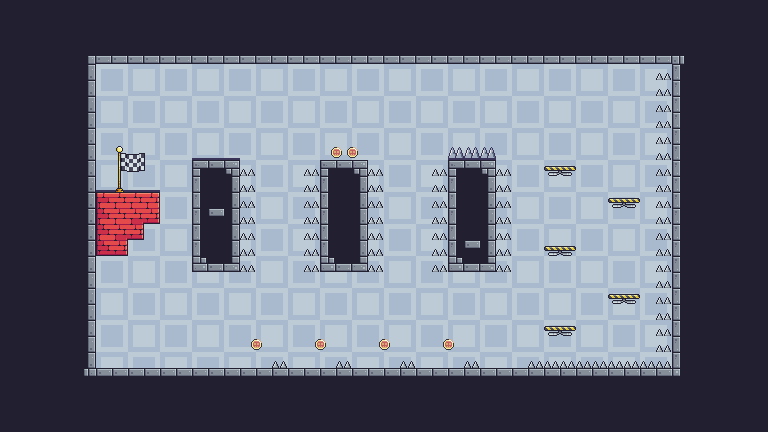

Rendered tile map (Tiled .tmx) drawn with the repository's tilesets; below, a short description and the map source with its tile grids summarised:
An orthogonal 48x27 tile map with 16x16 px tiles, 10 tile layers (background, platforms, falling_platforms, static_spikes, ...), 7 tilesets and 9 objects.

<map version="1.9" tiledversion="1.9.2" orientation="orthogonal" renderorder="left-up" width="48" height="27" tilewidth="16" tileheight="16" infinite="0" nextlayerid="17" nextobjectid="17">
 <tileset firstgid="1" source="Backgrounds.tsx" />
 <tileset firstgid="8" source="coin.tsx" />
 <tileset firstgid="9" source="end_point.tsx" />
 <tileset firstgid="19" source="falling_platform.tsx" />
 <tileset firstgid="20" source="spikes.tsx" />
 <tileset firstgid="24" source="static_spikes.tsx" />
 <tileset firstgid="25" source="Terrain.tsx" />
 <layer id="1" name="background" width="48" height="27" locked="1">
  <data>[1296 cells, 45 non-empty, 1 distinct tile ids]</data>
 </layer>
 <layer id="2" name="platforms" width="48" height="27" locked="1">
  <data>[1296 cells, 1272 non-empty, 22 distinct tile ids]</data>
 </layer>
 <layer id="8" name="falling_platforms" width="48" height="27">
  <data>[1296 cells, 5 non-empty, 1 distinct tile ids]</data>
 </layer>
 <layer id="4" name="static_spikes" width="48" height="27">
  <properties>
   <property name="rotation" type="float" value="0" />
  </properties>
  <data>[1296 cells, 13 non-empty, 1 distinct tile ids]</data>
 </layer>
 <layer id="12" name="static_spikes" width="48" height="27" locked="1">
  <properties>
   <property name="rotation" type="float" value="270" />
  </properties>
  <data>[1296 cells, 21 non-empty, 1 distinct tile ids]</data>
 </layer>
 <layer id="13" name="static_spikes" width="48" height="27" locked="1">
  <properties>
   <property name="rotation" type="float" value="90" />
  </properties>
  <data>[1296 cells, 32 non-empty, 1 distinct tile ids]</data>
 </layer>
 <layer id="6" name="non_active_spikes" width="48" height="27" locked="1">
  <properties>
   <property name="rotation" type="float" value="0" />
  </properties>
  <data>[1296 cells, 7 non-empty, 1 distinct tile ids]</data>
 </layer>
 <layer id="5" name="active_spikes" width="48" height="27" locked="1">
  <properties>
   <property name="rotation" type="float" value="0" />
  </properties>
  <data>[1296 cells, 3 non-empty, 1 distinct tile ids]</data>
 </layer>
 <layer id="3" name="coins" width="48" height="27" locked="1">
  <data>[1296 cells, 6 non-empty, 1 distinct tile ids]</data>
 </layer>
 <layer id="7" name="end_point" width="48" height="27" locked="1">
  <data>[1296 cells, 1 non-empty, 1 distinct tile ids]</data>
 </layer>
 <objectgroup id="9" name="collided_objects" locked="1">
  <object id="2" x="96" y="32" width="576" height="32" />
  <object id="3" x="672" y="64" width="32" height="304" />
  <object id="4" x="96" y="368" width="576" height="32" />
  <object id="5" x="64" y="64" width="32" height="304" />
  <object id="7" x="96" y="192" width="64" height="32" />
  <object id="8" x="192" y="160" width="48" height="112" />
  <object id="9" x="320" y="160" width="48" height="112" />
  <object id="10" x="448" y="160" width="48" height="112" />
 </objectgroup>
 <objectgroup id="10" name="player" locked="1">
  <object id="11" x="144" y="320" />
 </objectgroup>
</map>
